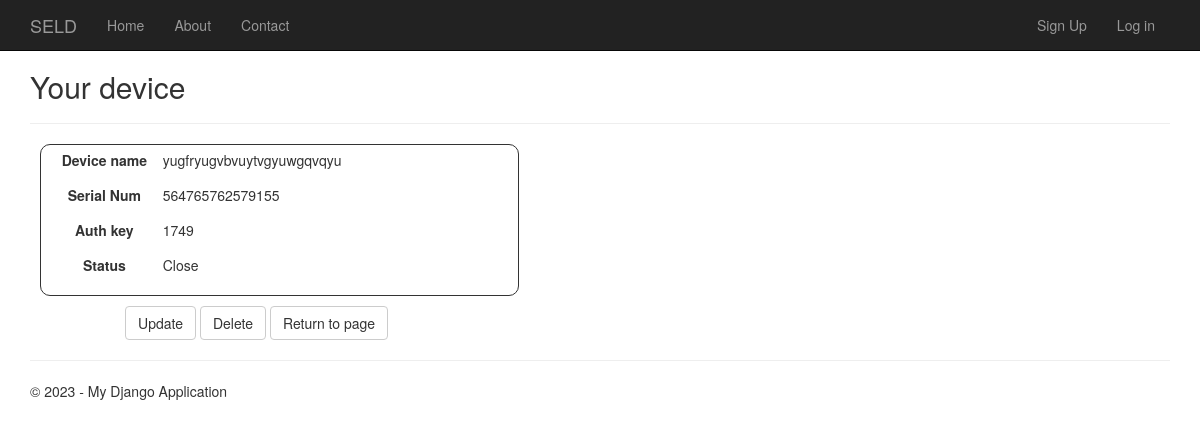
The page /your_device/46/ on the database as committed earlier.
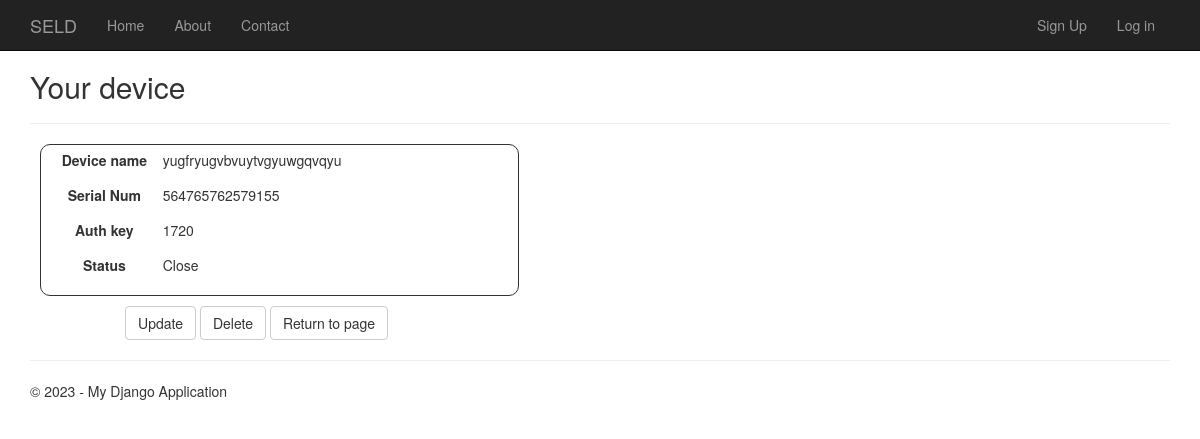
The same page on the database as committed later.
### app/models.py (models this page shows, shortened)
class DeviceModel(models.Model):
    device_name = models.CharField(max_length=255)
    serial_num = models.CharField(max_length=255)
    auth_key = models.IntegerField(null=False)
    status = models.CharField(max_length=10, default="Close")
    user = UserForeignKey(auto_user_add=True)
    objects = models.Manager()

### app/views.py (the view)
class DeviceDetailView(DetailView):
    model = DeviceModel
    template_name = 'app/your_device.html'
    context_object_name = 'data'

### app/templates/app/your_device.html
{% extends 'app/layout.html'%}
{% block content %}
<h2>Your device</h2>
<hr />
<div class="block-form">
    <div class="form-group">
        <label class="col-md-3 lining control-label">Device name</label>
        <div class="col-md-20">
            {{ data.device_name }}
        </div>
    </div>
    <div class="form-group">
        <label class="col-md-3 lining control-label">Serial Num</label>
        <div class="col-md-20">
            {{ data.serial_num }}
        </div>
    </div>
    <div class="form-group">
        <label class="col-md-3 lining control-label">Auth key</label>
        <div class="col-md-20">
            {{ data.auth_key }}
        </div>
    </div>
    <div class="form-group">
        <label class="col-md-3 lining control-label">Status</label>
        <div class="col-md-20">
            {{ data.status }}
        </div>
    </div>
</div>
<div>
    <a href="{% url 'update_form' data.id %}" class="col-md-offset-1 btn btn-default">Update</a>
    <a href="{% url 'delete_form' data.id %}" class="col-md-offset btn btn-default">Delete</a>
    <a href="{% url 'devices' %}" class="col-md-offset btn btn-default">Return to page</a>
</div>
{% endblock %}

Rows that differ between the two databases and show on the page:
changed DeviceModel "yugfryugvbvuytvgyuwgqvqyu": auth_key "1749" → "1720"
